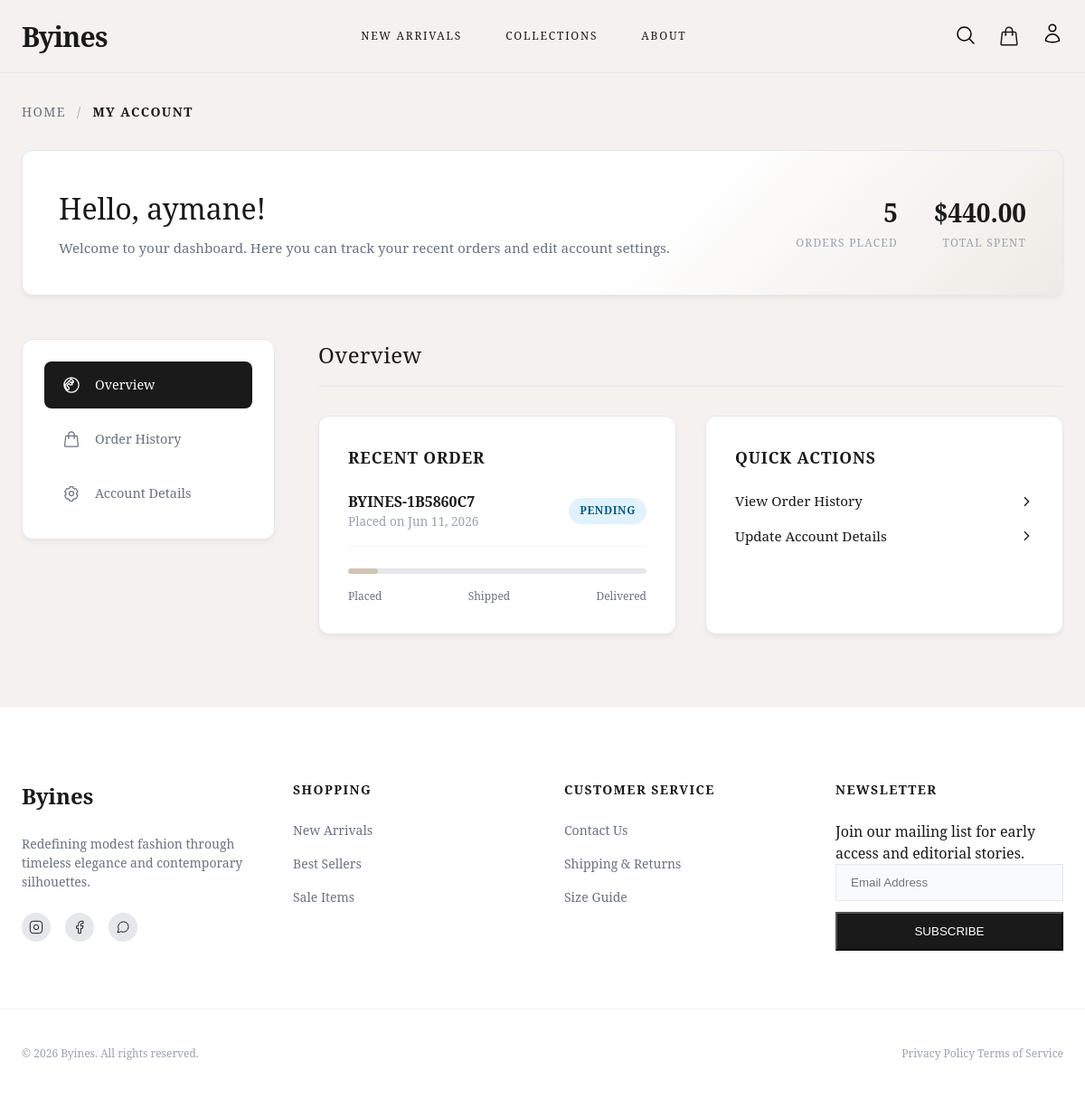
/pages/dashboard.php (signed in), run on the app's committed database.
### tables this page shows
CREATE TABLE IF NOT EXISTS `users` (
    `id` INT AUTO_INCREMENT PRIMARY KEY,
    `first_name` VARCHAR(50) NOT NULL,
    `last_name` VARCHAR(50) NOT NULL,
    `email` VARCHAR(100) NOT NULL UNIQUE,
    `phone` VARCHAR(20) NULL,
    `password_hash` VARCHAR(255) NOT NULL,
    `role` ENUM('user', 'admin') NOT NULL DEFAULT 'user',
    `created_at` TIMESTAMP DEFAULT CURRENT_TIMESTAMP,
    `updated_at` TIMESTAMP DEFAULT CURRENT_TIMESTAMP ON UPDATE CURRENT_TIMESTAMP
);

CREATE TABLE IF NOT EXISTS `orders` (
    `id` INT AUTO_INCREMENT PRIMARY KEY,
    `user_id` INT NULL,
    `order_number` VARCHAR(30) NOT NULL UNIQUE,
    `subtotal` DECIMAL(10,2) NOT NULL,
    `tax` DECIMAL(10,2) NOT NULL,
    `shipping_cost` DECIMAL(10,2) NOT NULL,
    `total_amount` DECIMAL(10,2) NOT NULL,
    `status` ENUM('pending', 'processing', 'in_transit', 'delivered', 'cancelled') NOT NULL DEFAULT 'pending',
    `tracking_number` VARCHAR(100) NULL COMMENT 'Shipment tracking reference',
    `shipping_name` VARCHAR(100) NOT NULL,
    `shipping_phone` VARCHAR(20) NOT NULL,
    `shipping_address_line1` VARCHAR(150) NOT NULL,
    `shipping_address_line2` VARCHAR(150) NULL,
    `shipping_city` VARCHAR(100) NOT NULL,
    `shipping_state` VARCHAR(100) NOT NULL,
    `shipping_zip` VARCHAR(20) NOT NULL,
    `shipping_country` VARCHAR(100) NOT NULL,
    `shipping_method` VARCHAR(50) NOT NULL,
    `payment_method` ENUM('cash_on_delivery', 'paypal', 'credit_card') NOT NULL,
    `payment_status` ENUM('unpaid', 'paid', 'refunded', 'failed') NOT NULL DEFAULT 'unpaid',
    `payment_transaction_id` VARCHAR(100) NULL,
    `created_at` TIMESTAMP DEFAULT CURRENT_TIMESTAMP,
    FOREIGN KEY (`user_id`) REFERENCES `users`(`id`) ON DELETE SET NULL
);

### classes/Database.php (called while the page is built, shortened)
<?php
class Database {
    private static $instance = null;
    private $conn;
    private $host = 'localhost';
    private $user = 'root';
    private $pass = '';
    private $name = 'byines';
    private function __construct() {
        try {
            $dsn = "mysql:host={$this->host};dbname={$this->name};charset=utf8mb4";
            $options = [
                PDO::ATTR_ERRMODE            => PDO::ERRMODE_EXCEPTION,
                PDO::ATTR_DEFAULT_FETCH_MODE => PDO::FETCH_ASSOC,
                PDO::ATTR_EMULATE_PREPARES   => false,
            ];
            $this->conn = new PDO($dsn, $this->user, $this->pass, $options);
        } catch (PDOException $e) {
            die("Database Connection Error: " . $e->getMessage());
        }
    }
    public static function getInstance() {
        if (!self::$instance) {
            self::$instance = new Database();
        }
        return self::$instance;
    }
    public function getConnection() {
        return $this->conn;
    }
}
?>

### classes/User.php (called while the page is built, shortened)
<?php
require_once 'Database.php';
class User {
    private $pdo;
    public function __construct() {
        $this->pdo = Database::getInstance()->getConnection();
    }
    public function getProfile($userId) {
        $stmt = $this->pdo->prepare("SELECT id, first_name, last_name, email, role, created_at FROM users WHERE id = ?");
        $stmt->execute([$userId]);
        return $stmt->fetch() ?: null;
    }
}

### classes/Order.php (called while the page is built, shortened)
<?php
require_once 'Database.php';
class Order {
    private $pdo;
    public function __construct() {
        $this->pdo = Database::getInstance()->getConnection();
    }
    public function getByUser($userId) {
        $stmt = $this->pdo->prepare("SELECT * FROM orders WHERE user_id = ? ORDER BY created_at DESC");
        $stmt->execute([$userId]);
        return $stmt->fetchAll();
    }
}

### pages/dashboard.php (the view, shortened to what this page needs)
<?php
require_once '../classes/User.php';
require_once '../classes/Order.php';
$userModel = new User();
$orderModel = new Order();
$user = $userModel->getProfile($_SESSION['user_id']);
$orders = $orderModel->getByUser($_SESSION['user_id']);
$orderCount = count($orders);
$totalSpent = 0;
foreach ($orders as $o) {
    $totalSpent += $o['total_amount'];
}
$recentOrder = $orderCount > 0 ? $orders[0] : null;
include '../includes/header.php';
?>
    <link rel="stylesheet" href="../css/dashboard.css">
    <main class="dashboard-container">
        <nav class="dashboard-breadcrumb">
            <a href="index.php">Home</a>
            <span>/</span>
            <span class="current">My Account</span>
        </nav>
        <section class="welcome-banner">
            <div class="welcome-info">
                <h1>Hello, <span id="bannerFirstName"><?= htmlspecialchars($user['first_name'] ?? 'User') ?></span>!</h1>
                <p>Welcome to your dashboard. Here you can track your recent orders and edit account settings.</p>
            </div>
            <div class="welcome-stats">
                <div class="welcome-stat-item">
                    <p class="welcome-stat-val" id="statOrdersCount"><?= $orderCount ?></p>
                    <p class="welcome-stat-lbl">Orders Placed</p>
                </div>
                <div class="welcome-stat-item">
                    <p class="welcome-stat-val">$<?= number_format($totalSpent, 2) ?></p>
                    <p class="welcome-stat-lbl">Total Spent</p>
                </div>
            </div>
        </section>
        <div class="dashboard-layout">
            <aside class="dashboard-sidebar">
                <ul class="sidebar-menu">
                    <li>
                        <button class="sidebar-menu-btn active" data-tab="overview">
                            Overview
                        </button>
                    </li>
                    <li>
                        <button class="sidebar-menu-btn" data-tab="orders">
                            Order History
                        </button>
                    </li>
                    <li>
                        <button class="sidebar-menu-btn" data-tab="profile">
                            Account Details
                        </button>
                    </li>
                </ul>
            </aside>
            <section class="dashboard-content">
                <div class="tab-panel active" id="panel-overview">
                    <h2 class="panel-title">Overview</h2>
                    <div class="overview-intro-grid">
                        <div class="overview-card">
                            <h3>Recent Order</h3>
                            <?php if ($recentOrder): ?>
                            <div class="order-widget-row">
                                <div>
                                    <p class="order-widget-id"><?= htmlspecialchars($recentOrder['order_number']) ?></p>
                                    <p class="order-widget-date">Placed on <?= date('M d, Y', strtotime($recentOrder['created_at'])) ?></p>
                                </div>
                                <span class="status-badge status-<?= strtolower($recentOrder['status']) ?>"><?= ucfirst(str_replace('_', ' ', $recentOrder['status'])) ?></span>
                            </div>
                            <div class="order-tracker">
                                <?php
                                    $progress = 0;
                                    switch($recentOrder['status']) {
                                        case 'pending': $progress = 10; break;
                                    }
                                ?>
                                <div class="tracker-bar">
                                    <div class="tracker-progress" style="width: <?= $progress ?>%;"></div>
                                </div>
                                <div class="tracker-labels">
                                    <span>Placed</span>
                                    <span>Shipped</span>
                                    <span>Delivered</span>
                                </div>
                            </div>
                            <?php else: ?>
                                <p class="dashboard-empty">No recent orders.</p>
                                <a href="shop.php" class="btn-sm-outline">Start Shopping</a>
                            <?php endif; ?>
                        </div>
                        <div class="overview-card">
                            <h3>Quick Actions</h3>
                            <ul class="quick-links-list">
                                <li>
                                    <a href="#" onclick="switchTab('orders')">
                                        <span>View Order History</span>
                                        <svg fill="none" viewBox="0 0 24 24" stroke="currentColor"><path d="M9 5l7 7-7 7"/></svg>
                                    </a>
                                </li>
                                <li>
                                    <a href="#" onclick="switchTab('profile')">
                                        <span>Update Account Details</span>
                                        <svg fill="none" viewBox="0 0 24 24" stroke="currentColor"><path d="M9 5l7 7-7 7"/></svg>
                                    </a>
                                </li>
                            </ul>
                        </div>
                    </div>
                </div>
            </section>
        </div>
    </main>
<?php include '../includes/footer.php'; ?>

### css/style.css (style rules this page uses)
:root { --brand-cream: #F4F1EE; --brand-earth: #D2C3B4; --brand-dark: #1A1A1A; --white: #ffffff; --gray-100: #f3f4f6; --gray-200: #e5e7eb; --gray-400: #9ca3af; --gray-500: #6b7280; --font-serif: "Noto Serif", serif; --max-width: 1280px; }
* { box-sizing: border-box; margin: 0; padding: 0; }
body { background-color: var(--brand-cream); color: var(--brand-dark); font-family: var(--font-serif); line-height: 1.5; -webkit-font-smoothing: antialiased; }
a { text-decoration: none; color: inherit; transition: opacity 0.3s ease; }

### data on the page
users: first_name "aymane"
orders: order_number "BYINES-1B5860C7", created_at "Jun 11, 2026", status "PENDING"

### other printed values
$orderCount "5"
$totalSpent "440.00"
